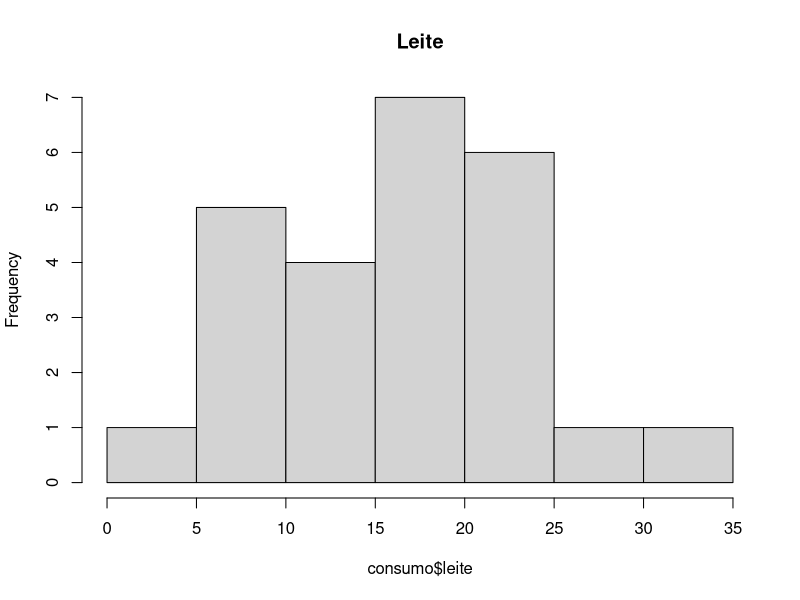
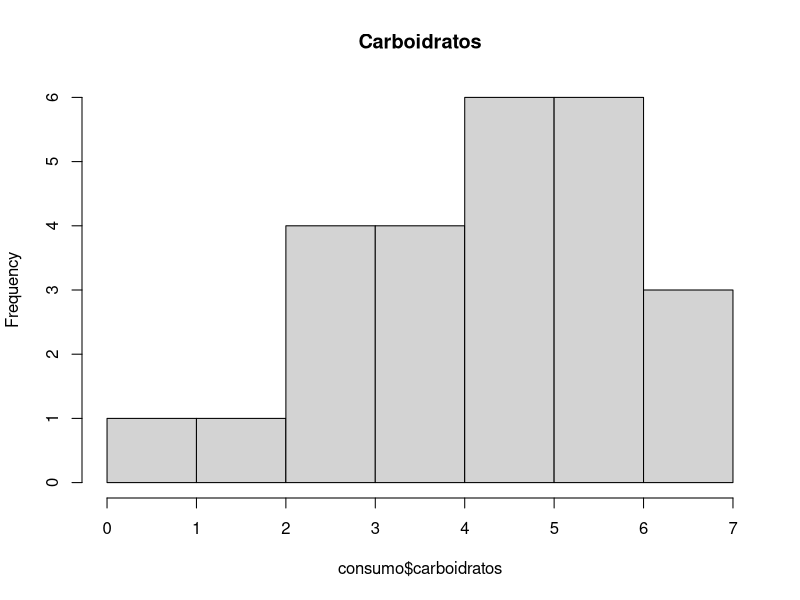
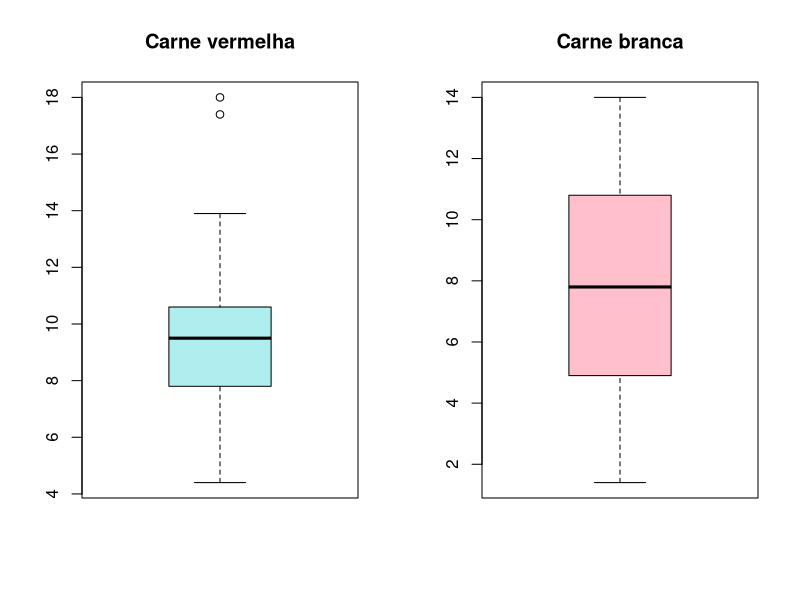
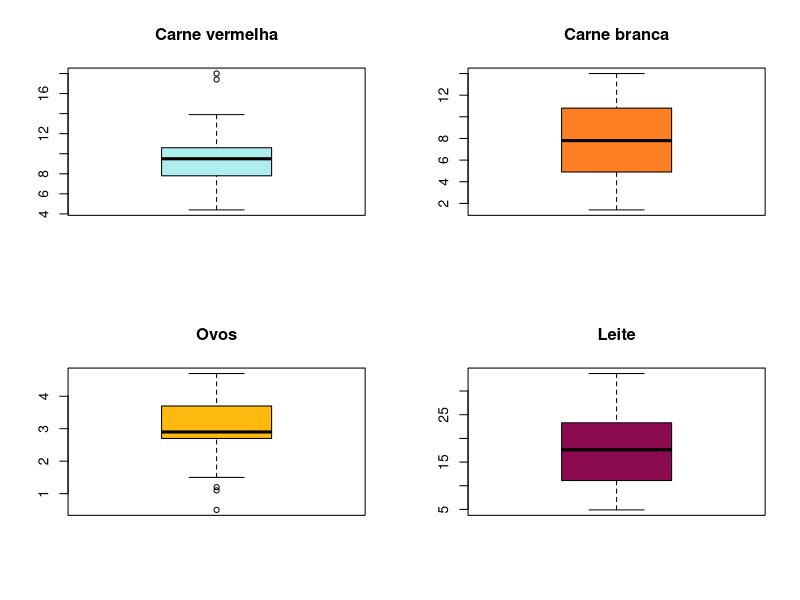
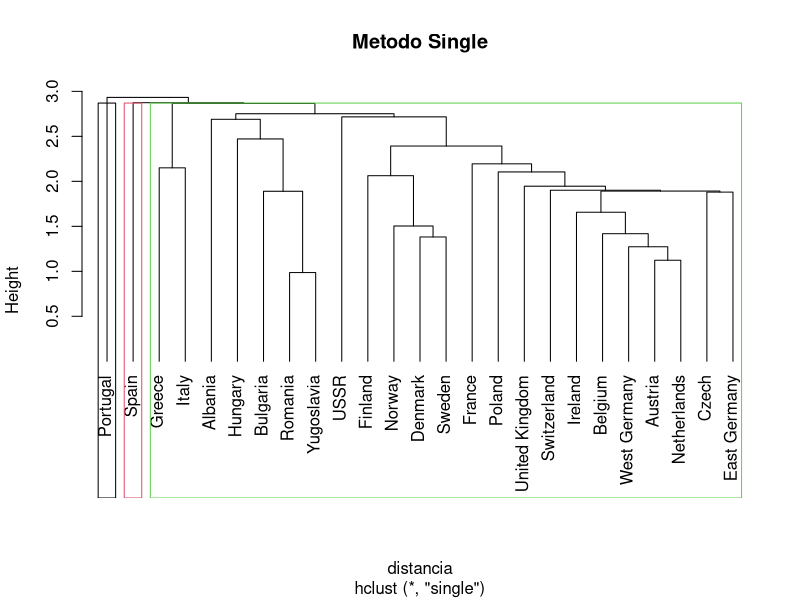
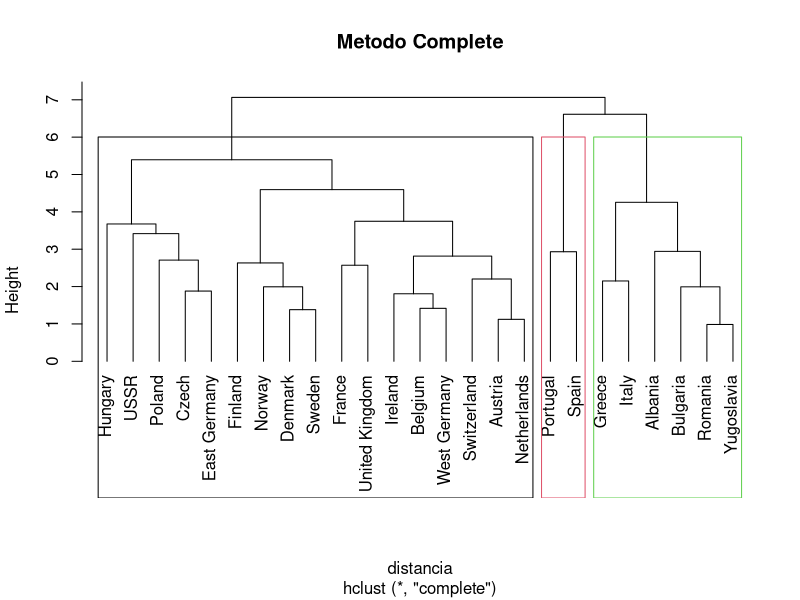
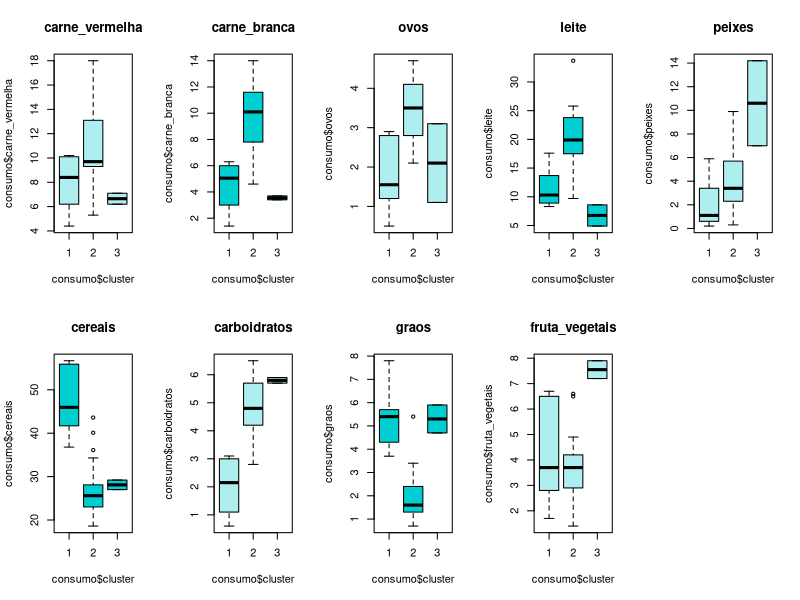

Source code (R) for these figures, in order:
#**********************************************************
#ANALISE DE CLUSTER - CONSUMO DE ALIMENTOS
#**********************************************************

#**********************************************************
#Atencao: Alterar Diretorio
setwd("~/analise-de-cluster-fia/data")

#Retirar notacao cientifica no R
options(scipen = 999)

#Instalacao de pacotes para leitura de banco de dados do Excel
install.packages("readxl")


#**********************************************************
#Instalacao de pacotes (base realizar 1 vez)
install.packages("cluster")
install.packages("factoextra")
install.packages("gridExtra")

#**********************************************************

#Leitura da Base de Consumo de Alimentos
library(readxl)
consumo <- read_excel("Consumo_Alimentos.xlsx", sheet = 'Base de Dados')

# Número de linhas
nrow(consumo)

# Número de colunas
ncol(consumo)
#**********************************************************

#**********************************************************
# Faca uma analise exploratoria da base de dados 
# (obtenha as medidas de posicao e dispersao). 
summary(consumo[,-1]) #Min, Q1, Q2, Q3 e Max
apply(consumo[,-1] , 2 , sd) #Desvio Padrao

#Considerando as variaveis carne vermelha e carne branca, qual possui a maior variabilidade?
#calculo do coeficiente de variacao
sd(consumo$carne_vermelha)/mean(consumo$carne_vermelha)*100
sd(consumo$carne_branca)/mean(consumo$carne_branca)*100

#Considerando o histograma das variaveis leite e carboidratos, as distribuicoes sao simetricas?
hist(consumo$leite, main="Leite")  
hist(consumo$carboidratos, main="Carboidratos") 


#Existe outlier nas variaveis carne vermelha e carne branca?
par(mfrow=c(1,2)) # Dividindo a janela gráfica
boxplot(consumo$carne_vermelha, col="paleturquoise", main="Carne vermelha")
boxplot(consumo$carne_branca, col="pink", main="Carne branca")


par(mfrow=c(2,2)) # 2 linhas e 2 colunas
boxplot(consumo$carne_vermelha, col="paleturquoise", main="Carne vermelha")
boxplot(consumo$carne_branca, col="chocolate1", main="Carne branca")
boxplot(consumo$ovos, col="darkgoldenrod1", main="Ovos")
boxplot(consumo$leite, col="deeppink4", main="Leite")



#**********************************************************

#Padronize as variaveis.
consumo_z<-scale(consumo[,-1])
head(consumo_z)

# DISTÂNCIAS EUCLIDIANAS
#Calcule a matriz de distancias euclidianas entre os 25 paises.
#Calculo da distancia euclidiana entre os elementos
distancia <- dist(consumo_z, method="euclidean") # Calculo das distancias euclidianas
distancia

#Faca a analise de agrupamento com as variaveis padronizadas
#usando os 2 metodos apresentados, escolha um dos metodos 
#e justifique a quantidade de grupos apos a analise do Dendrograma.

#Matriz de graficos de dimensao 1 linhas x 2 colunas

# Janela gráfica para 1 linha e 1 coluna
par(mfrow=c(1,1))

# Método do vizinho mais próximo
clust_single <- hclust(distancia, method="single") 
plot(clust_single, main="Metodo Single", hang=-1, labels = consumo$Pais) #hang=-1 para deixar todos iniciando do zero
rect.hclust(clust_single, k=3, border=1:5) # 3 grupos

# Método do vizinho mais distante
clust_complete <- hclust(distancia, method="complete") # Gerar
plot(clust_complete, main="Metodo Complete", hang=-1, labels = consumo$Pais) # Dendograma
rect.hclust(clust_complete, k=3, border=1:5) # Partir em 3 grupos

#Analise as caracteristicas de cada grupo.
#Atribui a cada pais o cluster a qual ele pertence pela variavel cluster
# cutree: marca no banco de dados que país está em cada grupo
consumo$cluster <- as.factor(cutree(clust_complete, k=3))

#Tamanho dos Clusters
# table: quantas informações temos em cada grupo
table(consumo$cluster)
# 1   2  3 
# 6  17  2 
# Grupo 1: 6 países
# Grupo 2: 17 países
# Grupo 3: 2 países


#Faz BoxPlot para cada variavel e compara por cluster
#Distribuicao das variaveis por cluster
par(mfrow=c(2,5)) #coloca os graficos lado a lado
boxplot(consumo$carne_vermelha ~ consumo$cluster, col="paleturquoise",main="carne_vermelha")
boxplot(consumo$carne_branca ~ consumo$cluster, col="darkturquoise",main="carne_branca")
boxplot(consumo$ovos ~ consumo$cluster, col="paleturquoise",main="ovos")
boxplot(consumo$leite ~ consumo$cluster, col="darkturquoise",main="leite")
boxplot(consumo$peixes ~ consumo$cluster, col="paleturquoise",main="peixes")
boxplot(consumo$cereais ~ consumo$cluster, col="darkturquoise",main="cereais")
boxplot(consumo$carboidratos ~ consumo$cluster, col="paleturquoise",main="carboidratos")
boxplot(consumo$graos ~ consumo$cluster, col="darkturquoise",main="graos")
boxplot(consumo$fruta_vegetais ~ consumo$cluster, col="paleturquoise",main="fruta_vegetais")

